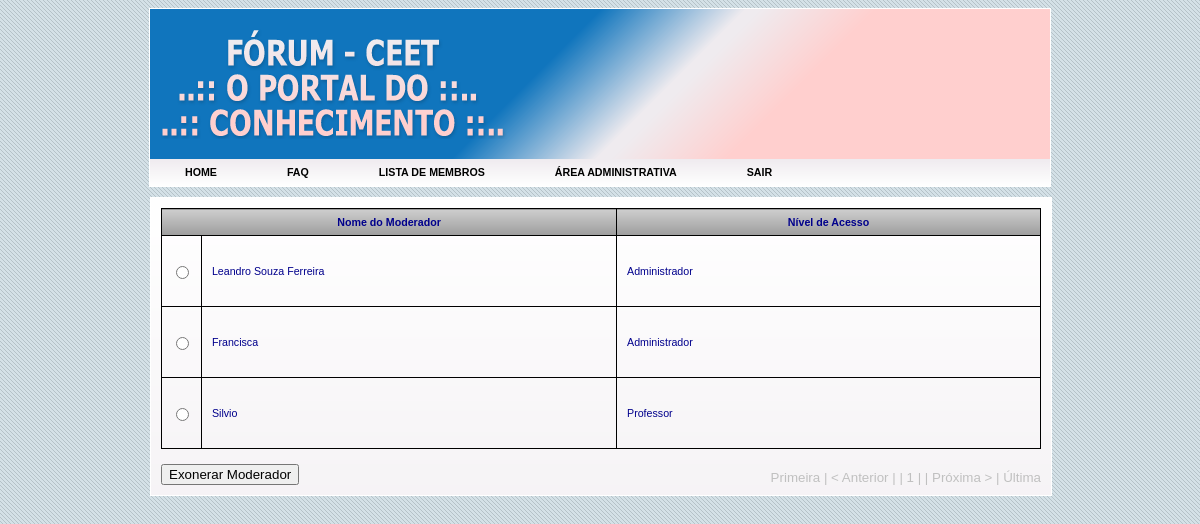
/forum/administrativoModerador.php (signed in), run on the app's committed database.
### tables this page shows
CREATE TABLE `usuario` (
  `idusuario` int(11) NOT NULL,
  `login` varchar(45) DEFAULT NULL,
  `senha` varchar(45) DEFAULT NULL,
  `nivel_acesso` varchar(45) DEFAULT NULL,
  `nome` varchar(45) DEFAULT NULL,
  `rua` text DEFAULT NULL,
  `numero` varchar(6) DEFAULT NULL,
  `bairro` varchar(45) DEFAULT NULL,
  `municipio` varchar(45) DEFAULT NULL,
  `estado` varchar(2) DEFAULT NULL,
  `cep` varchar(10) DEFAULT NULL,
  `nacionalidade` varchar(45) DEFAULT NULL,
  `uf_origem` varchar(45) DEFAULT NULL,
  `pai` varchar(45) DEFAULT NULL,
  `mae` varchar(45) DEFAULT NULL,
  `rg` varchar(12) DEFAULT NULL,
  `cpf` varchar(12) DEFAULT NULL,
  `data_cadastro` datetime DEFAULT NULL,
  `telefone_fixo` varchar(11) DEFAULT NULL,
  `telefone_celular` varchar(11) DEFAULT NULL,
  `telefone_recado` varchar(11) DEFAULT NULL,
  `email` varchar(45) NOT NULL
);

### models/Sessao.php (called while the page is built, shortened)
<?php
require_once ("Usuario.php");
class Sessao
{
	public function getVariavelSessao($sVariavel)
    {
		return isset($_SESSION[$sVariavel]) ? $_SESSION[$sVariavel] : null;
	}
}

### models/BancoDados.php (called while the page is built, shortened)
<?php
class BancoDados {
    private $conexao;
    private $resultado;
    private $qtd;
    public function getResultado() {
        return $this->resultado;
    }
    public function getQtd() {
        return $this->qtd;
    }
    public function conectar(){
        $this->conexao = mysqli_connect(URL, USER, PASSWORD, NOME_BANCO, PORTA);
        mysqli_select_db($this->conexao, NOME_BANCO);
    }
    public function pesquisar($sql = "") {
        $lista = array();
        if ($sql == "") {
            $this->resultado = 0;
            $this->qtd = 0;
            return false;
        } else {
            $this->resultado = mysqli_query($this->conexao, $sql);
            if ($this->resultado) {
                $this->qtd = mysqli_num_rows($this->resultado);
                while($linha = mysqli_fetch_array($this->resultado, MYSQLI_ASSOC)){
                    $lista[] = $linha;
                }
                $this->resultado = $lista;
                return true;
            } else {
                $this->registrarLog("SQL: ".$sql." <br/> ERRO: ".mysqli_error($this->conexao));
                return false;
            }
        }
    }
}
?>

### models/Moderador.php (called while the page is built, shortened)
<?php
require_once("Usuario.php");
require_once("BancoDados.php");
class Moderador extends Usuario{
    private $usuario_idusuario;
    public function __construct($usuario_idusuario = 0, $privilegio = null) {
        $this->usuario_idusuario = $usuario_idusuario ;
        if($usuario_idusuario != 0){
            $this->listar();
        }
    }
    public function getUsuario_idusuario() {
        return $this->usuario_idusuario;
    }
    public function setUsuario_idusuario($usuario_idusuario) {
        $this->usuario_idusuario = $usuario_idusuario;
    }
    public function listar() {
        $oBanco = new BancoDados();
        $sQuery = "
        SELECT *
        FROM
            moderador
        WHERE
            usuario_idusuario=".$this->getUsuario_idusuario();
        if($oBanco->pesquisar($sQuery) && $oBanco->getQtd() > 0){
            $moderadores = $oBanco->getResultado();
            if(parent::listar()){
                return true;
            } else {
                ;
                return false;
            }
        } else {
            ;
            return false;
        }
    }
    public function listarModeradoresAtivos($iFirstReg = -1, $iLastReg = -1) {
        $oBanco = new BancoDados();
        $lista = array();
        $sQuery = "
        SELECT DISTINCT
            moderador.usuario_idusuario, moderador.privilegio
        FROM
            moderador, moderador_has_categoria
        WHERE
            moderador.usuario_idusuario IN
            (SELECT
                moderador_has_categoria.moderador_usuario_idusuario
            FROM
                moderador_has_categoria)
        ORDER BY
        moderador.usuario_idusuario ASC";
        if($oBanco->pesquisar($sQuery) && $oBanco->getQtd() > 0){
            $moderadores = $oBanco->getResultado();
            foreach($moderadores as $moderador){
                $lista [] = new Moderador($moderador['usuario_idusuario'], $moderador['privilegio']);
            }
        }
        return ($lista);
    }
}
?>

### models/Usuario.php (called while the page is built, shortened)
<?php
include_once ("BancoDados.php");
class Usuario {
    private $idusuario;
    private $nivel_acesso;
    private $nome;
    public function __construct($idusuario = 0, $login = null, $senha = null, $nivel_acesso = null, $nome = null, $rua = null, $numero = null, $bairro = null, $municipio = null, $estado = null, $cep = null, $nacionalidade = null, $uf_origem = null, $pai = null, $mae = null, $rg = null, $cpf = null, $data_cadastro = null, $telefone_fixo = null, $telefone_celular = null, $telefone_recado = null, $email = null){
        $this->idusuario = $idusuario;
        $this->nivel_acesso = $nivel_acesso;
        $this->nome = $nome;
    }
    public function __destruct() {
        $this->idusuario = 0;
        $this->nivel_acesso = "*";
        $this->nome = "*";
    }
    public function getIdusuario() {
        return $this->idusuario;
    }
    public function setIdusuario($idusuario) {
        $this->idusuario = $idusuario;
    }
    public function getNivel_acesso() {
        return $this->nivel_acesso;
    }
    public function setNivel_acesso($nivel_acesso) {
        $this->nivel_acesso = $nivel_acesso;
    }
    public function getNome() {
        return $this->nome;
    }
    public function setNome($nome) {
        $this->nome = $nome;
    }
    public function listar() {
        $oBanco = new BancoDados();
        $sQuery = "
        SELECT *
        FROM
            usuario
        WHERE
            idusuario = " . $this->getIdusuario() . "
        LIMIT 1";
        if($oBanco->pesquisar($sQuery) && $oBanco->getQtd() > 0){
            $lista = $oBanco->getResultado();
            return true;
        } else {
            ;
            return false;
        }
    }
}
?>

### forum/administrativoModerador.php (the view, shortened to what this page needs)
<?php
require_once("../models/Sessao.php");
require_once("../models/Paginacao.php");
require_once("../models/Moderador.php");
$oSessao = new Sessao();
$oModerador = new Moderador();
$listaModeradores = $oModerador->listarModeradoresAtivos();
$oPaginacao = new Paginacao(10, @sizeof($listaModeradores), "./administrativoModerador.php?");
if (!$pagina = @$_GET['pagina'])
    $oPaginacao->setINumeroPagina();
else
    $oPaginacao->setINumeroPagina($pagina);
?>
<!DOCTYPE html PUBLIC "-//W3C//DTD XHTML 1.0 Transitional//EN"
    "http://www.w3.org/TR/xhtml1/DTD/xhtml1-transitional.dtd">
<html xmlns="http://www.w3.org/1999/xhtml" xml:lang="pt" lang="pt" >
    <head>
        <link rel='stylesheet' href='../css/estilo_forum.css' type='text/css' media='screen'/>
        <link rel="stylesheet" href="../css/menu_style.css" type="text/css" />
    </head>
    <body>
        <div id='container'>
            <div id='cabecalho'>
                <div id='banner_superior'>
                    <div id='banner_superior_figura'>
                        <img src='../img/banner_texto_forum.png'/>
                    </div>
                </div>
                <div id='menu_superior'>
                    <ul>
                        <li><a href="./index.php" >HOME</a></li>
                        <li><a href="./faq.php" >FAQ</a></li>
                        <?php if (($oSessao->getVariavelSessao("nivelAcesso") != "Aluno") && ($oSessao->getVariavelSessao("nivelAcesso") != "Professor" && $oSessao->getVariavelSessao("nivelAcesso") != "Usu&aacute;rio")) { ?>
                            <li><a href="./membros.php">LISTA DE MEMBROS</a></li>
                            <li>
                                <a href="#">&Aacute;REA ADMINISTRATIVA</a>
                            </li>
                        <?php } ?>
                        <li><a href='../portal/index.php'>SAIR</a></li>
                    </ul>
                </div>
            </div>
            <div id='conteudo'>
                <form name='formModerador' method='post' action='administrativoModerador.php'>
                    <table class='categoria'>
                        <tr class='linha_titulo'>
                            <td class='cel_titulo_nome' colspan=2>
                                Nome do Moderador
                            </td>
                            <td class='cel_titulo_descricao'>
                                N&iacute;vel de Acesso
                            </td>
                        </tr>
                        <?php
                        if($listaModeradores){
                            $x = 1;
                            foreach($listaModeradores as $moderador){
                                echo "
                                <tr class='linha_dados'>
                                    <td class='cel_check'><input type='radio' name='check' id='check$x' value='".$moderador->getUsuario_idusuario()."'/></td>
                                    <td class='cel_conteudo'>".$moderador->getNome()."</td>
                                    <td class='cel_conteudo'>".$moderador->getNivel_acesso()."</td>
                                </tr>";
                                $x++;
                            }
                        } else {
                            echo "
                            <tr class='linha_dados'>
                                <td class='cel_conteudo' colspan=3><center><b>NENHUM MODERADOR NOMEADO</b></center></td>
                            </tr>";
                        }
                        ?>
                    </table><br/>
                    <input type='button' name='exonerar' value='Exonerar Moderador' onClick="javascript:exonerarModerador();" />
                </form>
                <div id='paginacao'>
                    <?php
                    echo $oPaginacao->getSPainelNavegacao();
                    ?>
                </div>
            </div>
        </div>
    </body>
</html>

### css/estilo_forum.css (style rules this page uses)
body { background-image: url(../img/fundo_body.gif); }
a { text-decoration: none; color: #00008C; font-weight: bold; border: 0px solid transparent; }
img { border: 0; }
#container { width: 902px; height: auto; position: absolute; left: 50%; margin-left: -451px; }
#cabecalho { width: auto; height: auto; position: relative; border: 1px solid white; }
#banner_superior { width: 900px; height: 150px; position: relative; background-image: url(../img/banner_cabecalho.png); }
#banner_superior_figura { width: 347px; height: 110px; left: 10px; position: absolute; top: 50%; margin-top: -55px; }
#menu_superior { width: 900px; height: 27px; position: relative; font-family: Tahoma, sans-serif; font-size: 8pt; font-weight: bold; background-image: url(../img/bg-bubplastic.png); }
#menu_superior ul { list-style: none; margin: 0px; padding: 0px; padding-top: 7px; }
#menu_superior ul li { display: inline; padding-top: 7px; padding-bottom: 7px; margin: 0px; margin-right: -3px; }
#menu_superior ul li a { padding: 7px; padding-left: 35px; padding-right: 35px; color: #000; }
#conteudo { width: 880px; *width: 900px; height: auto; left: 1px; margin-top: 10px; margin-bottom: 60px; position: relative; background-color: #EFEBEF; background-image: url(../img/conteudo_back_forum.png); background-repeat: repeat-x; border: 1px solid white; font-family: Tahoma, sans-serif; font-size: 10pt; font-weight: none; text-align: justify; color: #00008C; padding: 10px; }
#paginacao { position: absolute; bottom: 10px; right: 10px; color: silver; }
.linha_titulo { width: auto; height: 27px; border: 1px solid black; font-weight: bold; text-align: center; background-image: url(../img/tabela_titulo_back.png); background-repeat: repeat-x; background-color: #999; }
.cel_conteudo { border: 1px solid black; width: 680px; height: 50px; text-align: justify; padding: 10px; }
.categoria { border-collapse: collapse; border: 1px solid black; font-family: Tahoma, Arial, Verdana, sans-serif; font-size: 8pt; text-align: center; width: 880px; }
.cel_check { border: 1px solid black; width: 50px; }
.cel_titulo_nome { border: 1px solid black; }
.cel_titulo_descricao { border: 1px solid black; }

### data on the page
usuario: nome "Leandro Souza Ferreira", nivel_acesso "Administrador"
usuario: nome "Francisca", nivel_acesso "Administrador"
usuario: nome "Silvio", nivel_acesso "Professor"

### other printed values
$oPaginacao->getSPainelNavegacao() "Primeira | < Anterior | | Próxima > | Última"
